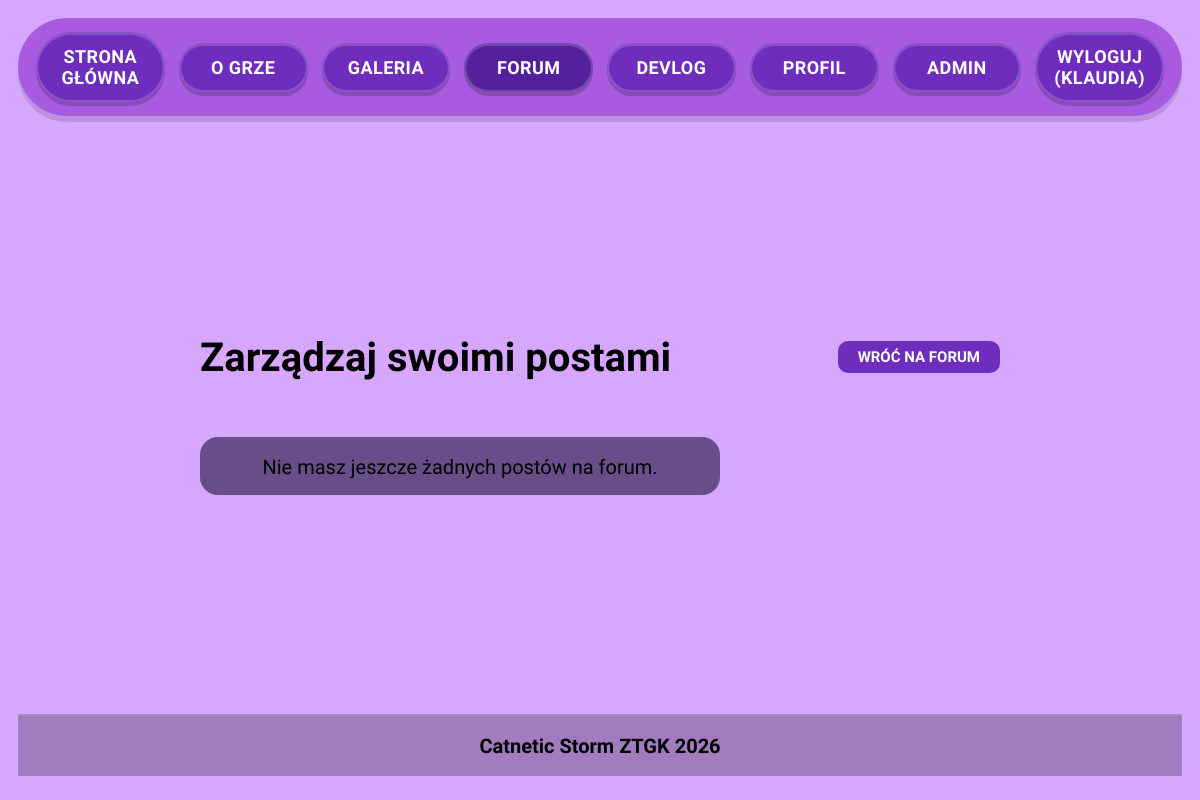
/forum_manage.php (signed in), run on an earlier commit of the app's database.
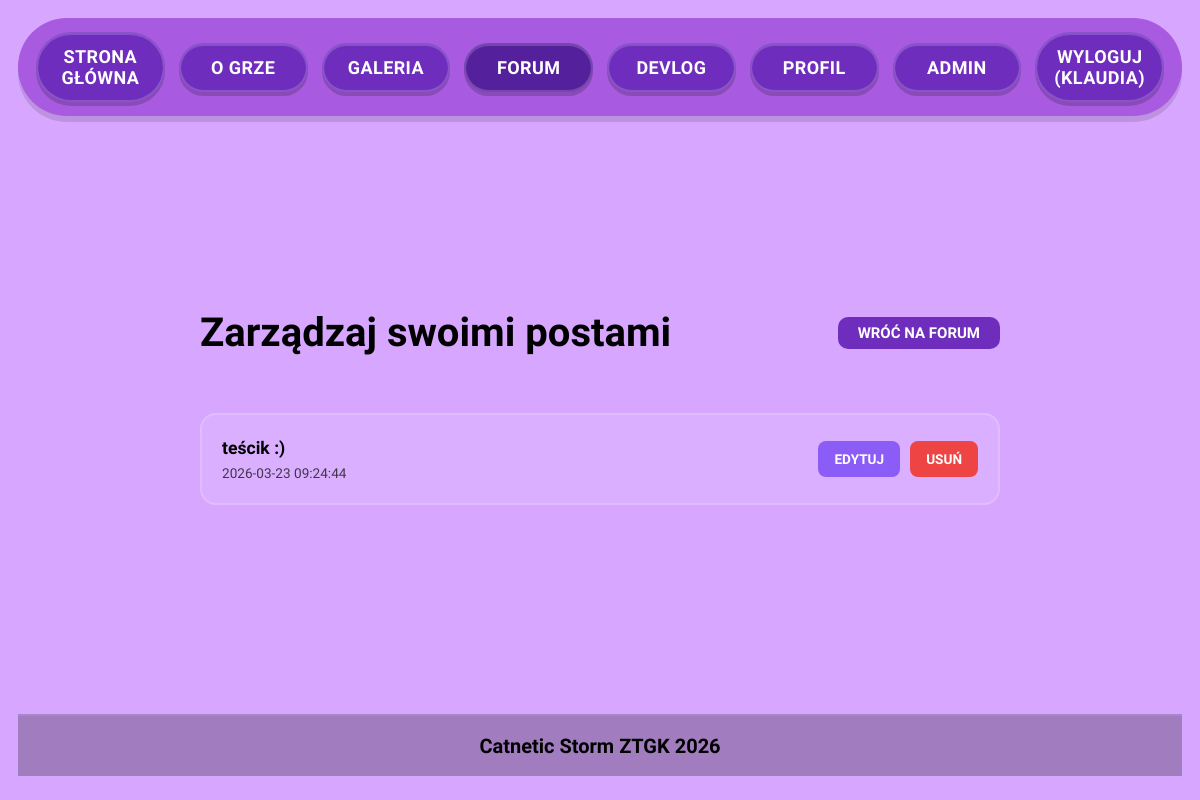
And on a later commit of the database.
### tables this page shows
CREATE TABLE `forum_posts` (
  `post_id` int(11) NOT NULL,
  `user_id` int(11) NOT NULL,
  `title` varchar(255) NOT NULL,
  `content` text NOT NULL,
  `media_path` varchar(255) DEFAULT NULL,
  `media_type` enum('image','video','none') DEFAULT 'none',
  `created_at` datetime DEFAULT current_timestamp()
);

### forum_manage.php (the view, shortened to what this page needs)
<?php
require __DIR__ . '/includes/db.php';
$userId = (int)$_SESSION['user_id'];
$stmt = $pdo->prepare("SELECT post_id, title, created_at FROM forum_posts WHERE user_id = ? ORDER BY created_at DESC");
$stmt->execute([$userId]);
$myPosts = $stmt->fetchAll();
?>
<!DOCTYPE html>
<html lang="pl">
<head>
    <?php include __DIR__ . '/includes/head.php'; ?>
</head>
<body>
<?php include __DIR__ . '/includes/header.php'; ?>
<main class="page">
    <div class="manage-list">
        <div style="display: flex; justify-content: space-between; align-items: center; margin-bottom: 30px;">
            <h1>Zarządzaj swoimi postami</h1>
            <a href="forum.php" class="auth-btn auth-btn--link" style="width: auto; padding: 10px 20px;">Wróć na forum</a>
        </div>
        <?php if (!$myPosts): ?>
            <div class="auth-card" style="text-align: center;">Nie masz jeszcze żadnych postów na forum.</div>
        <?php else: ?>
            <?php foreach ($myPosts as $post): ?>
                <div class="manage-item">
                    <div>
                        <strong style="font-size: 1.1rem;"><?= htmlspecialchars($post['title']) ?></strong><br>
                        <span style="font-size: 0.85rem; opacity: 0.7;"><?= $post['created_at'] ?></span>
                    </div>
                    <div class="manage-actions">
                        <a href="forum_edit.php?id=<?= $post['post_id'] ?>" class="manage-btn manage-btn--edit">EDYTUJ</a>
                        <form method="POST" action="forum_manage.php" onsubmit="return confirm('Na pewno chcesz bezpowrotnie usunąć ten post?');" style="margin:0;">
                            <button type="submit" class="manage-btn manage-btn--delete">USUŃ</button>
                        </form>
                    </div>
                </div>
            <?php endforeach; ?>
        <?php endif; ?>
    </div>
</main>
<?php include __DIR__ . '/includes/footer.php'; ?>
</body>
</html>

What changed in the data, as far as the page shows it:
added forum_posts: title "teścik :)", created_at "2026-03-23 09:24:44"
Also different on the page:
text no longer shown: "Nie masz jeszcze żadnych postów na forum."
